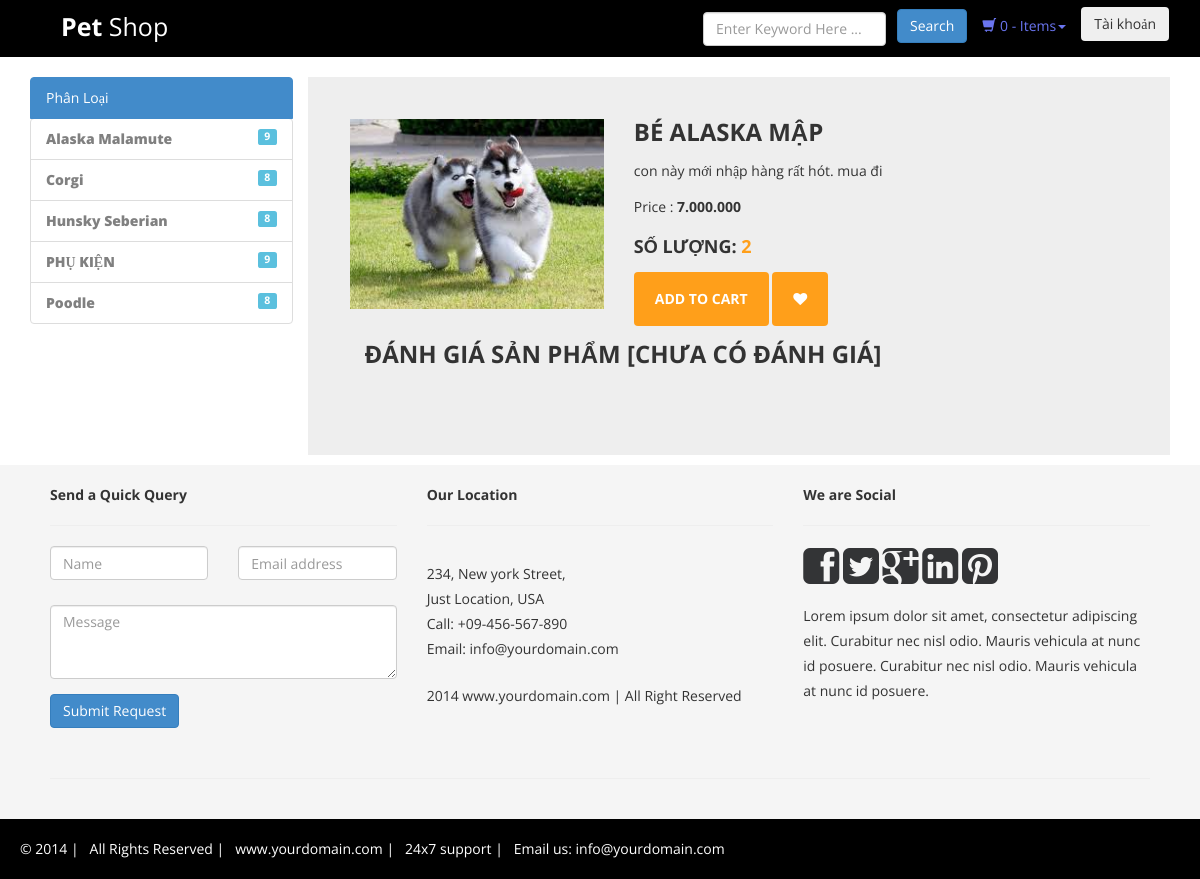
The app's page /DetailProduct/SayHi/71 with its own data.
### tables this page shows
CREATE TABLE IF NOT EXISTS `sanpham` (
  `idSP` int(11) NOT NULL AUTO_INCREMENT,
  `LoaiSP` varchar(100) NOT NULL,
  `TenSP` varchar(70) NOT NULL,
  `AnhSP` varchar(256) NOT NULL,
  `GiaSP` int(11) NOT NULL,
  `giamgia` int(5) NOT NULL DEFAULT 0,
  `SoLuong` int(11) NOT NULL,
  `NoiDung` text NOT NULL,
  `ngaythem` datetime NOT NULL,
  PRIMARY KEY (`idSP`,`LoaiSP`),
  KEY `KF_1` (`LoaiSP`)
);

### mvc/core/Controller.php (called while the page is built, shortened)
<?php
class Controller{
    public function view($view, $data=[]){
        require_once "./mvc/views/".$view.".php";
    }
}
?>

### mvc/controllers/DetailProduct.php (called while the page is built, shortened)
<?php
    class DetailProduct extends Controller{
        public $sp;
        public $loai;
        public $binhluan;
        public function __construct(){
            $this->sp = $this->model('SanPhamModel');
            $this->loai = $this->model('LoaiSPModel');
            $this->binhluan = $this->model('BinhLuanModel');
        }
        function SayHi(){
            if(isset($_GET['url']))
            $arr = explode("/",$_GET['url']);
            if(isset($arr[2]))
            $idsp = $arr[2];
            $a = json_decode($this->binhluan->GetStarById($idsp));
            if(!empty($a))
                $star = round($a->star,1);
                else
                $star = "Chưa có đánh giá";
            $this->view('master1',[
                'page' => 'DetailProduct',
                "loaisp" => json_decode($this->loai->GetLoaiSPMenuLeft()),
                "menu-left" => "menu-left",
                'sp' => json_decode($this->sp->GetProductById($idsp)),
                'comment' => json_decode($this->binhluan->SelectAll($idsp)),
                'star' => $star
            ]);
        }
    }
?>

### mvc/core/App.php (called while the page is built, shortened)
<?php
class App{
    protected $action="sayhi";
    function __construct(){
        $arr = $this->UrlProcess();
        if( file_exists("./mvc/controllers/".$arr[0].".php") ){
            unset($arr[0]);
        }
        $this->controller = new $this->controller;
        if(isset($arr[1])){
            if( method_exists( $this->controller , $arr[1]) ){
                $this->action = $arr[1];
            }
            unset($arr[1]);
        }
        $this->params = $arr?array_values($arr):[];
        call_user_func_array([$this->controller, $this->action], $this->params);
    }
    function UrlProcess(){
        if( isset($_GET["url"]) ){
            return explode("/", filter_var(trim($_GET["url"], "/")));
        }
    }
}
?>

### index.php (called while the page is built, shortened)
<?php
$myApp = new App();
?>

### mvc/core/DB.php (called while the page is built, shortened)
<?php
class DB{
    protected $servername = "localhost";
    protected $username = "root";
    protected $password = "";
    protected $dbname = "shoppet";
    protected $port = "3306";
    function __construct(){
        $this->con = mysqli_connect($this->servername, $this->username, $this->password,$this->dbname,$this->port);
    }
}
?>

### mvc/models/SanPhamModel.php (called while the page is built, shortened)
<?php
class SanPhamModel extends DB{
    public function GetProductById($idsp){
        $qr = "SELECT * FROM sanpham WHERE idSP = $idsp";
        $rs = mysqli_query($this->con, $qr);
        $arr = [];
        while($row = mysqli_fetch_assoc($rs))
        {
            $arr1 = array(
                "idsp" => $row["idSP"],
                "loai" => $row["LoaiSP"],
                "ten" => $row["TenSP"],
                "anh" => $row["AnhSP"],
                "gia" => $row["GiaSP"],
                "soluong" => $row["SoLuong"],
                "noidung" => $row["NoiDung"],
                "ngaythem" => $row["ngaythem"],
                "giamgia" => $row["giamgia"]
            );
            $arr[] = $arr1;
        }
        return json_encode($arr);
    }
}
?>

### mvc/views/pages/DetailProduct.php (the view, shortened to what this page needs)
<div class="container">
    <div class="card">
        <div class="container-fliud">
            <div class="wrapper row">
                <form action="./ShoppingCart/AddToCart" method="POST">
                    <div class="preview col-md-6">
                        <div class="preview-pic tab-content">
                            <div class="tab-pane active" id="pic-1"><img src="<?php echo $data['sp'][0]->anh; ?>" />
                            </div>
                        </div>
                    </div>
                    <div class="details col-md-6">
                        <h3 class="product-title"><?php echo $data['sp'][0]->ten; ?></h3>
                        <p class="product-description"><?php echo $data['sp'][0]->noidung; ?></p>
                        <p>Price :
                            <strong
                                <?php if($data['sp'][0]->giamgia>0) echo 'class="sale"' ?>><?php echo number_format($data['sp'][0]->gia,0,"","."); ?></strong>
                        </p>
                        <h4 class="price">Số lượng: <span><?php echo $data['sp'][0]->soluong; ?></span></h4>
                        <div class="action">
                            <button class="add-to-cart btn btn-default" type="submit">add to cart</button>
                            <button class="like btn btn-default" type="button"><span
                                    class="fa fa-heart"></span></button>
                        </div>
                    </div>
                </form>
            </div>
        </div>
        <div class="container mt-5">
            <div class="d-flex justify-content-center row">
                <div class="col-md-6">
                    <div class="p-3 bg-white rounded">
                        <h3 class="product-title">Đánh giá sản phẩm
                            [<?php  if(isset($data['star'])) echo $data['star']; ?>]
                        </h3>
                    </div>
                </div>
            </div>
        </div>
    </div>
</div>
</div>

### mvc/views/assets/css/style.css (style rules this page uses)
h1, h2, h3, h4, h5, h6 { font-family:'Open Sans', sans-serif; }
.row { margin-bottom:10px; }
.btn { margin-bottom:5px; }
body { font-family: 'open sans'; overflow-x: hidden; }
img { max-width: 100%; }
.preview { display: -webkit-box; display: -webkit-flex; display: -ms-flexbox; display: flex; -webkit-box-orient: vertical; -webkit-box-direction: normal; -webkit-flex-direction: column; -ms-flex-direction: column; flex-direction: column; }
.preview-pic { -webkit-box-flex: 1; -webkit-flex-grow: 1; -ms-flex-positive: 1; flex-grow: 1; }
.tab-content { overflow: hidden; }
.tab-content img { width: 100%; -webkit-animation-name: opacity; animation-name: opacity; -webkit-animation-duration: .3s; animation-duration: .3s; }
.card { margin-top: 0px; background: #eee; padding: 3em; line-height: 1.5em; font-family: 'open sans'; overflow-x: hidden; }
@media screen and (min-width: 997px) { .wrapper { display: -webkit-box; display: -webkit-flex; display: -ms-flexbox; display: flex; } }
.details { display: -webkit-box; display: -webkit-flex; display: -ms-flexbox; display: flex; -webkit-box-orient: vertical; -webkit-box-direction: normal; -webkit-flex-direction: column; -ms-flex-direction: column; flex-direction: column; }
.product-title, .price, .sizes, .colors { text-transform: UPPERCASE; font-weight: bold; }
.checked, .price span { color: #ff9f1a; }
.product-title, .rating, .product-description, .price, .vote, .sizes { margin-bottom: 15px; }
.product-title { margin-top: 0; }
.add-to-cart, .like { background: #ff9f1a; padding: 1.2em 1.5em; border: none; text-transform: UPPERCASE; font-weight: bold; color: #fff; -webkit-transition: background .3s ease; transition: background .3s ease; }

### records on screen
sanpham: AnhSP (picture), TenSP "BÉ ALASKA MẬP", NoiDung "con này mới nhập hàng rất hót. mua đi", GiaSP "7.000.000", SoLuong "2"

### other values on screen
$value->ten "Alaska Malamute"
$value->soluong "9"
$value->ten "Corgi"
$value->soluong "8"
$value->ten "Hunsky Seberian"
$value->ten "PHỤ KIỆN"
$value->ten "Poodle"
$data['star'] "CHƯA CÓ ĐÁNH GIÁ"
